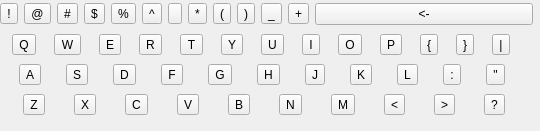
<?xml version="1.0" encoding="UTF-8"?>
<ui version="4.0">
 <class>MyKeyBoard2</class>
 <widget class="QWidget" name="MyKeyBoard2">
  <property name="geometry">
   <rect>
    <x>0</x>
    <y>0</y>
    <width>540</width>
    <height>131</height>
   </rect>
  </property>
  <property name="windowTitle">
   <string>Form</string>
  </property>
  <widget class="QWidget" name="layoutWidget">
   <property name="geometry">
    <rect>
     <x>0</x>
     <y>0</y>
     <width>533</width>
     <height>119</height>
    </rect>
   </property>
   <layout class="QVBoxLayout" name="verticalLayout">
    <item>
     <layout class="QHBoxLayout" name="horizontalLayout_2">
      <item>
       <widget class="Keygood" name="toolButton_5">
        <property name="text">
         <string>!</string>
        </property>
       </widget>
      </item>
      <item>
       <widget class="Keygood" name="toolButton_6">
        <property name="text">
         <string>@</string>
        </property>
       </widget>
      </item>
      <item>
       <widget class="Keygood" name="toolButton_7">
        <property name="text">
         <string>#</string>
        </property>
       </widget>
      </item>
      <item>
       <widget class="Keygood" name="toolButton_8">
        <property name="text">
         <string>$</string>
        </property>
       </widget>
      </item>
      <item>
       <widget class="Keygood" name="toolButton_9">
        <property name="text">
         <string>%</string>
        </property>
       </widget>
      </item>
      <item>
       <widget class="Keygood" name="toolButton_10">
        <property name="text">
         <string>^</string>
        </property>
       </widget>
      </item>
      <item>
       <widget class="Keygood" name="toolButton_11">
        <property name="text">
         <string>&amp;</string>
        </property>
       </widget>
      </item>
      <item>
       <widget class="Keygood" name="toolButton_12">
        <property name="text">
         <string>*</string>
        </property>
       </widget>
      </item>
      <item>
       <widget class="Keygood" name="toolButton_13">
        <property name="text">
         <string>(</string>
        </property>
       </widget>
      </item>
      <item>
       <widget class="Keygood" name="toolButton_14">
        <property name="text">
         <string>)</string>
        </property>
       </widget>
      </item>
      <item>
       <widget class="Keygood" name="toolButton_45">
        <property name="text">
         <string>_</string>
        </property>
       </widget>
      </item>
      <item>
       <widget class="Keygood" name="toolButton_46">
        <property name="text">
         <string>+</string>
        </property>
       </widget>
      </item>
      <item>
       <widget class="QPushButton" name="clear_button">
        <property name="focusPolicy">
         <enum>Qt::NoFocus</enum>
        </property>
        <property name="text">
         <string>&lt;-</string>
        </property>
       </widget>
      </item>
     </layout>
    </item>
    <item>
     <layout class="QHBoxLayout" name="horizontalLayout">
      <item>
       <widget class="Keygood" name="toolButton">
        <property name="text">
         <string>Q</string>
        </property>
       </widget>
      </item>
      <item>
       <widget class="Keygood" name="toolButton_2">
        <property name="text">
         <string>W</string>
        </property>
       </widget>
      </item>
      <item>
       <widget class="Keygood" name="toolButton_3">
        <property name="text">
         <string>E</string>
        </property>
       </widget>
      </item>
      <item>
       <widget class="Keygood" name="toolButton_4">
        <property name="text">
         <string>R</string>
        </property>
       </widget>
      </item>
      <item>
       <widget class="Keygood" name="toolButton_15">
        <property name="text">
         <string>T</string>
        </property>
       </widget>
      </item>
      <item>
       <widget class="Keygood" name="toolButton_16">
        <property name="text">
         <string>Y</string>
        </property>
       </widget>
      </item>
      <item>
       <widget class="Keygood" name="toolButton_17">
        <property name="text">
         <string>U</string>
        </property>
       </widget>
      </item>
      <item>
       <widget class="Keygood" name="toolButton_18">
        <property name="text">
         <string>I</string>
        </property>
       </widget>
      </item>
      <item>
       <widget class="Keygood" name="toolButton_19">
        <property name="text">
         <string>O</string>
        </property>
       </widget>
      </item>
      <item>
       <widget class="Keygood" name="toolButton_20">
        <property name="text">
         <string>P</string>
        </property>
       </widget>
      </item>
      <item>
       <widget class="Keygood" name="toolButton_42">
        <property name="text">
         <string>{</string>
        </property>
       </widget>
      </item>
      <item>
       <widget class="Keygood" name="toolButton_43">
        <property name="text">
         <string>}</string>
        </property>
       </widget>
      </item>
      <item>
       <widget class="Keygood" name="toolButton_44">
        <property name="text">
         <string>|</string>
        </property>
       </widget>
      </item>
     </layout>
    </item>
    <item>
     <layout class="QHBoxLayout" name="horizontalLayout_3">
      <item>
       <widget class="Keygood" name="toolButton_21">
        <property name="text">
         <string>A</string>
        </property>
       </widget>
      </item>
      <item>
       <widget class="Keygood" name="toolButton_22">
        <property name="text">
         <string>S</string>
        </property>
       </widget>
      </item>
      <item>
       <widget class="Keygood" name="toolButton_23">
        <property name="text">
         <string>D</string>
        </property>
       </widget>
      </item>
      <item>
       <widget class="Keygood" name="toolButton_24">
        <property name="text">
         <string>F</string>
        </property>
       </widget>
      </item>
      <item>
       <widget class="Keygood" name="toolButton_25">
        <property name="text">
         <string>G</string>
        </property>
       </widget>
      </item>
      <item>
       <widget class="Keygood" name="toolButton_26">
        <property name="text">
         <string>H</string>
        </property>
       </widget>
      </item>
      <item>
       <widget class="Keygood" name="toolButton_27">
        <property name="text">
         <string>J</string>
        </property>
       </widget>
      </item>
      <item>
       <widget class="Keygood" name="toolButton_28">
        <property name="text">
         <string>K</string>
        </property>
       </widget>
      </item>
      <item>
       <widget class="Keygood" name="toolButton_29">
        <property name="text">
         <string>L</string>
        </property>
       </widget>
      </item>
      <item>
       <widget class="Keygood" name="toolButton_30">
        <property name="text">
         <string>:</string>
        </property>
       </widget>
      </item>
      <item>
       <widget class="Keygood" name="toolButton_41">
        <property name="text">
         <string>&quot;</string>
        </property>
       </widget>
      </item>
     </layout>
    </item>
    <item>
     <layout class="QHBoxLayout" name="horizontalLayout_4">
      <item>
       <widget class="Keygood" name="toolButton_31">
        <property name="text">
         <string>Z</string>
        </property>
       </widget>
      </item>
      <item>
       <widget class="Keygood" name="toolButton_32">
        <property name="text">
         <string>X</string>
        </property>
       </widget>
      </item>
      <item>
       <widget class="Keygood" name="toolButton_33">
        <property name="text">
         <string>C</string>
        </property>
       </widget>
      </item>
      <item>
       <widget class="Keygood" name="toolButton_34">
        <property name="text">
         <string>V</string>
        </property>
       </widget>
      </item>
      <item>
       <widget class="Keygood" name="toolButton_35">
        <property name="text">
         <string>B</string>
        </property>
       </widget>
      </item>
      <item>
       <widget class="Keygood" name="toolButton_36">
        <property name="text">
         <string>N</string>
        </property>
       </widget>
      </item>
      <item>
       <widget class="Keygood" name="toolButton_37">
        <property name="text">
         <string>M</string>
        </property>
       </widget>
      </item>
      <item>
       <widget class="Keygood" name="toolButton_38">
        <property name="text">
         <string>&lt;</string>
        </property>
       </widget>
      </item>
      <item>
       <widget class="Keygood" name="toolButton_39">
        <property name="text">
         <string>&gt;</string>
        </property>
       </widget>
      </item>
      <item>
       <widget class="Keygood" name="toolButton_40">
        <property name="text">
         <string>?</string>
        </property>
       </widget>
      </item>
     </layout>
    </item>
   </layout>
  </widget>
 </widget>
 <customwidgets>
  <customwidget>
   <class>Keygood</class>
   <extends>QToolButton</extends>
   <header location="global">keygood.h</header>
  </customwidget>
 </customwidgets>
 <resources/>
 <connections/>
</ui>
